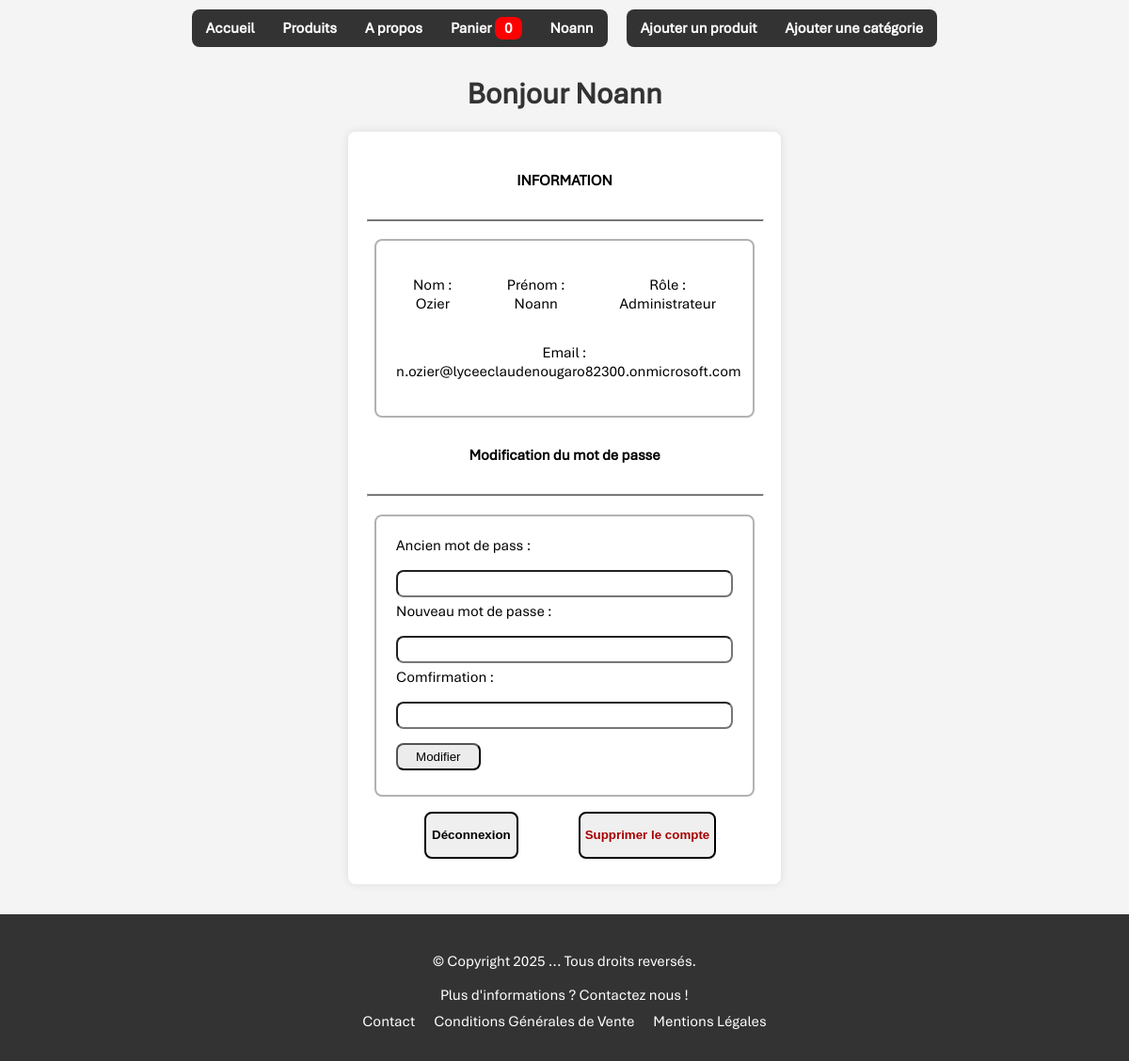
/user.php (signed in), run on the app's committed database.
### tables this page shows
CREATE TABLE IF NOT EXISTS UTILISATEURS
 (
   ID INTEGER(2) NOT NULL AUTO_INCREMENT ,
   NOM VARCHAR(30) NOT NULL  ,
   PRENOM CHAR(30) NOT NULL  ,
   EMAIL VARCHAR(50) NOT NULL  ,
   PASSWORD VARCHAR(256) NOT NULL ,
   ADMIN TINYINT(1) NOT NULL DEFAULT 0
   , PRIMARY KEY (ID),
   UNIQUE KEY `EMAIL` (`EMAIL`)
 );

### user.php (the view, shortened to what this page needs)
<?php
include 'header.php';
$email = $_SESSION['user']['email'] ?? '';
$sql = 'SELECT * FROM utilisateurs WHERE EMAIL = :email';
$stmt = $db->prepare($sql);
$stmt->execute([':email' => $email]);
$user = $stmt->fetch();
?>
<main>
    <h1>Bonjour <?= htmlspecialchars($user['PRENOM'])?></h1>
    <div class="user-box">
        <h4>INFORMATION</h4>
        <hr>
        <div class="info-user">
            <div class="nom-prenom-user">
                <p>Nom : <?= $user['NOM'] ?></p>
                <p>Prénom : <?= $user['PRENOM'] ?></p>
                <p>Rôle : <?= ($user['ADMIN'] == 1 ? 'Administrateur' : 'Utilisateur') ?></p>
            </div>
            <p>Email : <?= $user['EMAIL'] ?></p>
        </div>
        <h4>Modification du mot de passe</h4>
        <hr>
        <div class="info-user">
            <form class="modif-password" method="post" action="modifpassword.php">
                <label for="mdp">Ancien mot de pass :</label>
                <input type="password" id="mdp" name="oldpass">
                <label for="mdp">Nouveau mot de passe :</label>
                <input type="password" id="mdp" name="newpass">
                <label for="mdp">Comfirmation :</label>
                <input type="password" id="mdp" name="confirmation">
                <input type="submit" value="Modifier">
            </form>
        </div>
        <div class="button-user">
            <form action="user.php?deconnexion=disconnect">
                <button type="submit" class="disconnect">Déconnexion</button>
            </form>
            <form action="user.php" method="post">
                <button type="submit" class="suppr-user">Supprimer le compte</button>
            </form>
        </div>
    </div>
</main>
<?php
include 'footer.php';
?>

### css/main.css (style rules this page uses)
html, body { min-height: 100%; }
body { background-color: #f4f4f4; font-family: "Aptos", sans-serif; margin: 0; }

### css/menu.css (style rules this page uses)
h1 { color: #333; text-align: center; margin-top: 20px; }

### css/form.css (style rules this page uses)
hr { margin: 10px 0; background-color: hsl(0, 0%, 37%); height: 1px; width: 100%; }
label { margin-bottom: 6px; }
input { margin-bottom: 5px; margin-top: 10px; padding: 5px; outline: 0; border-radius: 8px; }
input[type=submit] { width: 25%; background-color: rgb(236, 236, 236); color: #000000; transition: all 0.5 ease; }

### css/user.css (style rules this page uses)
.user-box { display: flex; flex-direction: column; height: 20%; width: 35%; min-width: max-content; background-color: #ffffff; border-radius: 8px; padding: 20px; box-shadow: 0 0 10px rgba(0, 0, 0, 0.1); margin: 0 auto; justify-content: center; }
.info-user { display: flex; flex-direction: column; border: 2px solid rgba(0, 0, 0, 0.3); border-radius: 8px; padding: 5%; margin: 2%; text-align: center; justify-content: center; font-size: 100%; }
.nom-prenom-user { display: flex; width: 100%; gap: 5%; margin: 0 auto; justify-content: center; }
.modif-password { display: flex; flex-direction: column; text-align: left; }
.suppr-user { color: rgb(168, 0, 0); font-weight: bold; border: 2px solid #000; border-radius: 8px; height: 50px; min-width: max-content; margin: 5%; padding: 5px; }
.disconnect { color: rgb(0, 0, 0); font-weight: bold; border: 2px solid #000; border-radius: 8px; height: 50px; min-width: max-content; margin: 5%; }
.button-user { display: flex; margin: 0 auto; justify-content: center; gap: 25%; align-items: center; }
h4 { text-align: center; }

### data on the page
utilisateurs: PRENOM "Noann", NOM "Ozier", EMAIL "n.ozier@lyceeclaudenougaro82300.onmicrosoft.com"

### other printed values
$_SESSION['user']['utilisateur'] "Noann"
